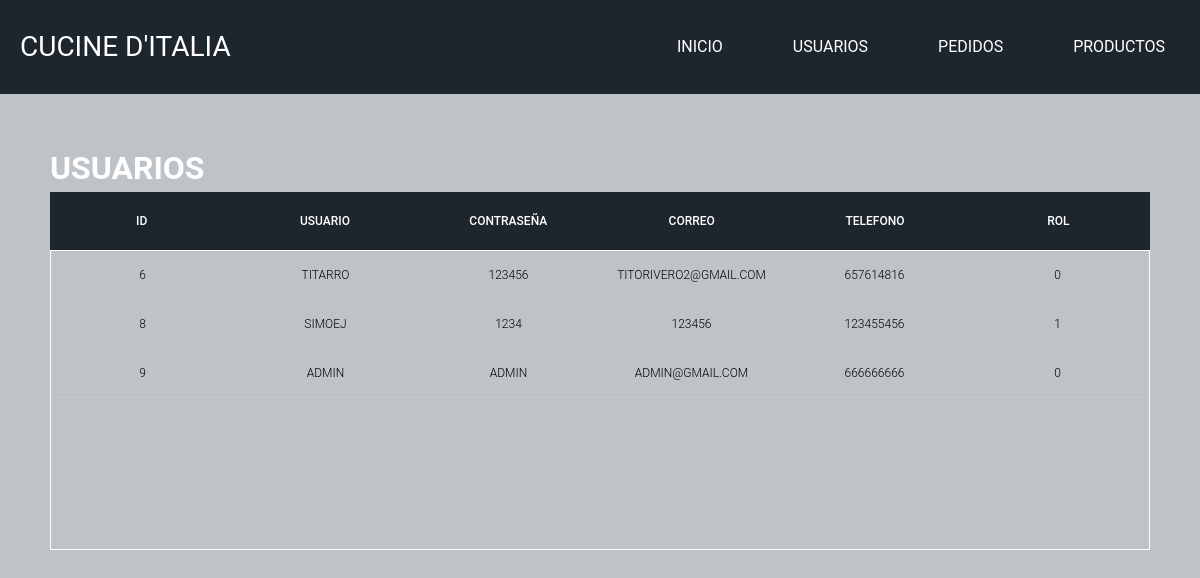
/admin/usuarios.php, run on the app's committed database.
### tables this page shows
CREATE TABLE `usuarios` (
  `id_cliente` int(11) NOT NULL,
  `usuario` varchar(50) NOT NULL,
  `pass` varchar(50) NOT NULL,
  `mail` varchar(100) NOT NULL,
  `telf` varchar(20) NOT NULL,
  `rol` int(11) NOT NULL DEFAULT 1
);

### admin/usuarios.php (the view, shortened to what this page needs)
<!DOCTYPE html>
<html lang="es">
<head>
    <link rel="stylesheet" href="./css/normalize.css">
    <link rel="stylesheet" href="../css/estilos_admin.css">
</head>
<body>
    <div id="header">
        <div class="logo">
          <a href="#">Cucine d'Italia</a>
        </div>
        <nav>
          <ul>
            <li>
              <a href="./index_admin.php">Inicio</a>
            </li>
            <li>
              <a href="./usuarios.php">Usuarios</a>
            <li>
              <a href="./pedidos.php">Pedidos</a>
            </li>
            <li>
              <a href="./productos_admin.php">Productos</a>
            </li>
          </ul>
        </nav>
      </div>
<section>
  <h1>Usuarios</h1>
  <div class="tbl-header">
    <table cellpadding="0" cellspacing="0">
      <thead>
        <tr>
          <th>ID</th>
          <th>Usuario</th>
          <th>Contraseña</th>
          <th>Correo</th>
          <th>Telefono</th>
          <th>Rol</th>
        </tr>
      </thead>
    </table>
  </div>
  <div class="tbl-content">
    <?php
        include('../php/conexion_be.php');
        $resultado = $conexion -> query("SELECT * FROM usuarios");
        while($fila = mysqli_fetch_array($resultado)){
    ?>
    <table cellpadding="0" cellspacing="0">
      <tbody>
        <tr>
          <td><?php echo $fila['id_cliente'];?></td>
          <td><?php echo $fila['usuario'];?></td>
          <td><?php echo $fila['pass'];?></td>
          <td><?php echo $fila['mail'];?></td>
          <td><?php echo $fila['telf'];?></td>
          <td><?php echo $fila['rol'];?></td>
        </tr>
      </tbody>
    </table>
    <?php } ?>
  </div>
</section>
</body>
</html>

### css/estilos_admin.css (style rules this page uses)
*, *:before, *:after { -moz-box-sizing:border-box; -webkit-box-sizing:border-box; box-sizing:border-box; margin:0; padding:0; }
body { background:#bdc3c7; line-height:1.5; font-family: 'Roboto', sans-serif; text-transform:uppercase; font-size:16px; color:#fff; }
a { text-decoration:none; color:#fff }
#header { background:#1E262D; width:100%; position:relative; }
#header:after { content:""; clear:both; display:block; }
.logo { float:left; padding:26px 0 26px; }
.logo a { font-size:28px; display:block; padding:0 0 0 20px; }
nav { float:right; }
nav>ul { float:left; position:relative; }
nav li { list-style:none; float:left; }
nav li a { float:left; padding:35px; }
@media only screen and (min-width: 960px) { nav { display:block!important } }
table { width:100%; table-layout: fixed; }
.tbl-header { background-color: #1E262D; }
.tbl-content { height:300px; overflow-x:auto; margin-top: 0px; border: 1px solid #fff; }
th { padding: 20px 15px; text-align: center; font-weight: 500; font-size: 12px; color: #fff; text-transform: uppercase; }
td { padding: 15px; text-align: center; vertical-align:middle; font-weight: 300; font-size: 12px; color: black; border-bottom: solid 1px rgba(255,255,255,0.1); }
section { margin: 50px; }

### data on the page
usuarios: id_cliente "6", usuario "TITARRO", pass "123456", mail "TITORIVERO2@GMAIL.COM", telf "657614816", rol "0"
usuarios: id_cliente "8", usuario "SIMOEJ", pass "1234", mail "123456", telf "123455456", rol "1"
usuarios: id_cliente "9", usuario "ADMIN", pass "ADMIN", mail "ADMIN@GMAIL.COM", telf "666666666", rol "0"
